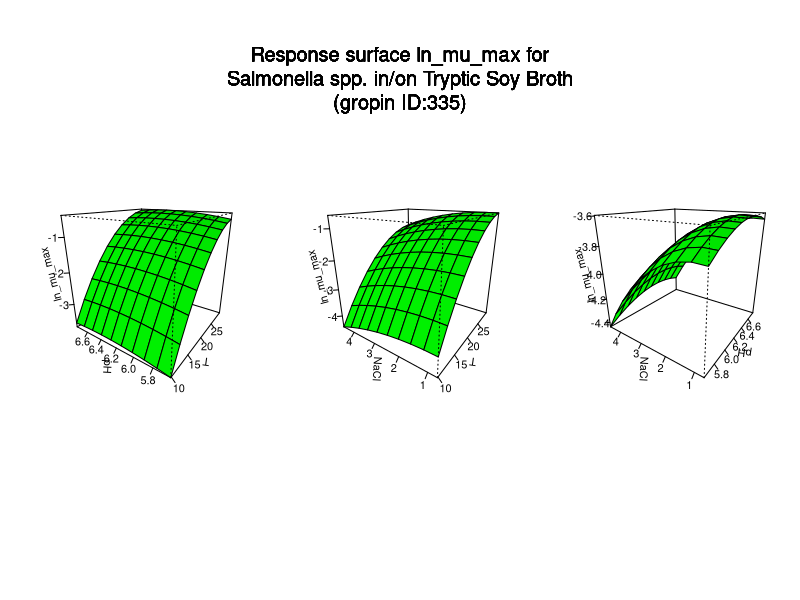

Reproduce this figure in R.
#############################
# start of Parameter script
#############################
T <- seq(9.85985,29.8201798201798,length.out=10)
pH <- seq(5.63563,6.76323676323676,length.out=10)
NaCl <- seq(0.7007,4.55544455544456,length.out=10)
#############################
# end of Parameter script
#############################
############################# 
# start of Model script Gropin ID 335 
#############################
 
# constant coefficients for this model
 
variables <- data.frame(T,pH,NaCl)
argumentsPar <- unique.data.frame(expand.grid(variables))
 
# heart of the model
response_surface <- function(T,pH,NaCl) {
   mumax <-(-541.43+(3.2203*(10^5)/(273+T))-(4.9081*(10^7)/((273+T)^2))+0.1033*NaCl-0.0523*(NaCl^2)+3.9848*pH-0.3115*(pH^2))

	return(mumax=mumax)
} 

# output parameters
responseSurface <- cbind(argumentsPar,response_surface(argumentsPar['T'],argumentsPar['pH'],argumentsPar['NaCl']))
colnames(responseSurface) <- c(colnames(argumentsPar),'lnmumax')
#############################
# End of Model script
#############################
############################# 
# start of Visualisation script Gropin ID 335 
#############################
titleText <-'Response surface ln_mu_max for
Salmonella spp. in/on Tryptic Soy Broth
(gropin ID:335)'
argPar1 <- unique.data.frame(expand.grid(T,pH))
argPar2 <- unique.data.frame(expand.grid(T,NaCl))
argPar3 <- unique.data.frame(expand.grid(pH,NaCl))
z1 <- matrix(unlist(response_surface(T = argPar1[1],pH = argPar1[2],NaCl = NaCl[1])),nrow=10)
z2 <- matrix(unlist(response_surface(T = argPar2[1],NaCl = argPar2[2],pH = pH[1])),nrow=10)
z3 <- matrix(unlist(response_surface(pH = argPar3[1],NaCl = argPar3[2],T = T[1])),nrow=10)
# adding precaution if response surface is zero
myZLim1 <- range(z1)
if(myZLim1[1] == myZLim1[2]) myZLim1[2] <- myZLim1[2]+1
myZLim2 <- range(z2)
if(myZLim2[1] == myZLim2[2]) myZLim2[2] <- myZLim2[2]+1
myZLim3 <- range(z3)
if(myZLim3[1] == myZLim3[2]) myZLim3[2] <- myZLim3[2]+1
if(length(T)>1 & length(pH)>1 & length(NaCl)>1) {
	par(mfrow = c(1,3))
	persp(T,pH,z1,col = 'green',xlab='T',ylab='pH',zlab='ln_mu_max',zlim=myZLim1,theta=305,phi=20,shade=0.25,ticktype = 'detailed')
	persp(T,NaCl,z2,col = 'green',xlab='T',ylab='NaCl',zlab='ln_mu_max',zlim=myZLim2,theta=305,phi=20,shade=0.25,ticktype = 'detailed')
	persp(pH,NaCl,z3,col = 'green',xlab='pH',ylab='NaCl',zlab='ln_mu_max',zlim=myZLim3,theta=305,phi=20,shade=0.25,ticktype = 'detailed')
	mtext(titleText,outer=T,  cex=1.2, line=-8.5, side=3)
} else {
		myPars <- unique.data.frame(expand.grid(T,pH,NaCl))
		myZ <-matrix(unlist(response_surface(myPars[,1],myPars[,2],myPars[,3])),nrow=10)
		myZLim <- range(myZ)
if(myZLim[1] == myZLim[2]) myZLim[2] <- myZLim[2]+1
	if(length(NaCl)==1) {
		persp(T,pH,myZ,col = 'green',xlab='T',ylab='pH',zlab='ln_mu_max',main=titleText,sub=paste('other variable: NaCl =',round(NaCl,digits = 2)),zlim=myZLim,theta=305,phi=20,shade=0.25,ticktype = 'detailed')
	}
	if(length(pH)==1) {
		persp(T,NaCl,myZ,col = 'green',xlab='T',ylab='NaCl',zlab='ln_mu_max',main=titleText,sub=paste('other variable: pH =',round(pH,digits = 2)),zlim=myZLim,theta=305,phi=20,shade=0.25,ticktype = 'detailed')
	}
	if(length(T)==1) {
		persp(pH,NaCl,myZ,col = 'green',xlab='pH',ylab='NaCl',zlab='ln_mu_max',main=titleText,sub=paste('other variable: T =',round(T,digits = 2)),zlim=myZLim,theta=305,phi=20,shade=0.25,ticktype = 'detailed')
	}
}
#############################
# End of Visualisation script
#############################
